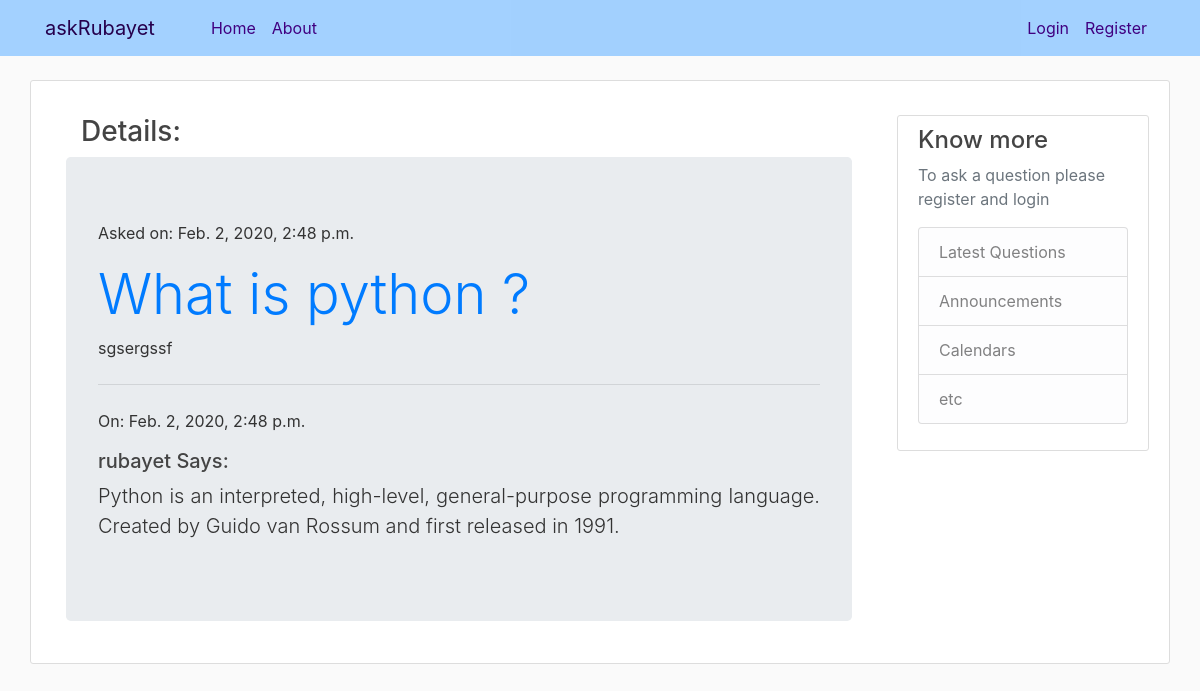
Screenshot of /question/1/ with the database file from the repository.
### ask/models.py (models this page shows, shortened)
class Question(models.Model):
    author                  = models.ForeignKey(settings.AUTH_USER_MODEL, on_delete=models.CASCADE)
    title                   = models.CharField(max_length=300)
    optional_description    = models.TextField(blank=True, null=True)
    answer                  = models.TextField(blank=True, null=True)
    created_date            = models.DateTimeField(default=timezone.now)
    published_date          = models.DateTimeField(blank=True, null=True)

### ask/views.py (the view)
# urls.py: path('question/<int:pk>/', views.ques_detail, name = 'ques_detail'),
def ques_detail(request, pk):
    que = get_object_or_404(Question, pk=pk)
    return render(request, 'ask/ques_detail.html', {'que': que})

### ask/templates/ask/ques_detail.html (shortened to what this page needs)
{% extends "ask/base.html" %}
{% block content %}
<div class="container">
  <h3 class="container">Details:</h3>
  <div class="jumbotron">
    <p>Asked on: {{ que.created_date }}</p>
    <h1 class="display-4"><a href="{% url 'ques_detail' pk=que.pk %}">{{ que.title }}</a></h1>
    <p>{{ que.optional_description|linebreaksbr }}</p>
    {% if user.is_authenticated or que.published_date %}
      <hr class="my-4">
      {% if que.published_date %}
        <p>On: {{ que.published_date }}</p>
      {% endif %}
      {% if que.author.first_name %}
        <h5>{{ que.author.first_name }} Says:</h5>
      {% else %}
        <h5>{{ que.author }} Says:</h5>
      {% endif %}
      <p class="lead">{{ que.answer }}</p>
    {% endif %}
  </div>
</div>
{% endblock content %}

### ask/static/ask/main.css (style rules this page uses)
body { background: #fafafa; color: #333333; margin-top: 5rem; }
div { text-align: justify; }
h1, h2, h3, h4, h5, h6 { color: #444444; }

### rows the page displays
Question: created_date "Feb. 2, 2020, 2:48 p.m.", title "What is python ?", optional_description "sgsergssf", published_date "Feb. 2, 2020, 2:48 p.m.", author "rubayet", answer "Python is an interpreted, high-level, general-purpose programming language. Created by Guido van Rossum and first released in 1991."
